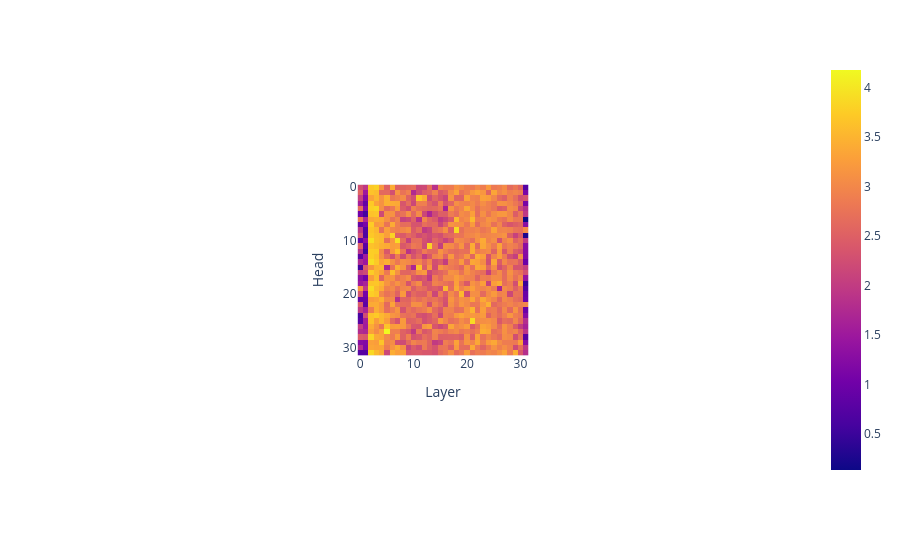

The notebook cell this image was saved under:
### Markdown cell above
### difference in each head

### Code cell
from tqdm import tqdm
head_difference = torch.zeros(hook_model.cfg.n_heads, hook_model.cfg.n_layers)
for layer in tqdm(range(hook_model.cfg.n_layers)):
    for head in range(hook_model.cfg.n_heads):
        head_difference[head][layer] = torch.norm(cache["pattern", layer, "attn"][head] - purturb_cache["pattern", layer, "attn"][head])

px.imshow(
    head_difference.float(),
    labels=dict(x="Layer", y="Head"),
)

### Figure 1 — Plotly figure (JSON) as saved in the notebook; plotly's stock layout.template omitted (floating-point values rounded to 4 significant figures; data arrays with more than 128 entries replaced by an {"elided": "..."} marker saying what was removed)
{"data": [{"coloraxis": "coloraxis", "hovertemplate": "Layer: %{x}<br>Head: %{y}<br>color: %{z}<extra></extra>", "name": "0", "type": "heatmap", "xaxis": "x", "yaxis": "y", "z": {"elided": "32x32 float values"}}], "layout": {"autosize": true, "coloraxis": {"colorscale": [[0, "#0d0887"], [0.1111, "#46039f"], [0.2222, "#7201a8"], [0.3333, "#9c179e"], [0.4444, "#bd3786"], [0.5556, "#d8576b"], [0.6667, "#ed7953"], [0.7778, "#fb9f3a"], [0.8889, "#fdca26"], [1, "#f0f921"]]}, "margin": {"t": 60}, "xaxis": {"anchor": "y", "autorange": true, "constrain": "domain", "domain": [0.3824, 0.6176], "range": [-0.5, 31.5], "scaleanchor": "y", "title": {"text": "Layer"}}, "yaxis": {"anchor": "x", "autorange": true, "constrain": "domain", "domain": [0, 1], "range": [31.5, -0.5], "title": {"text": "Head"}}}}
